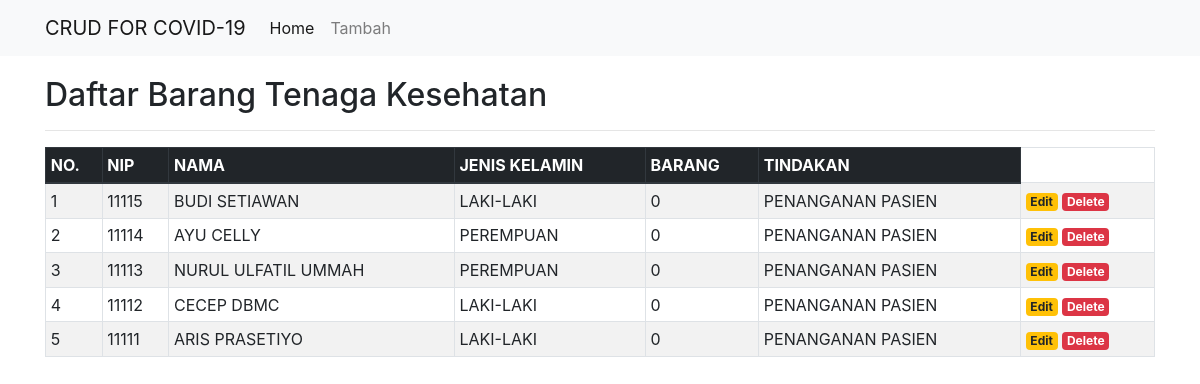
The page / on the database its author committed.
### tables this page shows
CREATE TABLE `kesehatan` (
  `id` int(11) NOT NULL,
  `nip` int(11) NOT NULL,
  `nama` varchar(50) NOT NULL,
  `jenis_kelamin` varchar(20) NOT NULL,
  `barang` int(11) NOT NULL,
  `tindakan` varchar(30) NOT NULL
);

### index.php (the view, shortened to what this page needs)
<!DOCTYPE html>
<html>
<head>
	<link rel="stylesheet" href="https://stackpath.bootstrapcdn.com/bootstrap/4.1.3/css/bootstrap.min.css">
<body>
	<nav class="navbar navbar-expand-lg navbar-light bg-light">
		<div class="container">
			<a class="navbar-brand" href="#">CRUD FOR COVID-19</a>
			<div class="collapse navbar-collapse" id="navbarSupportedContent">
				<ul class="navbar-nav mr-auto">
					<li class="nav-item active">
						<a class="nav-link" href="index3.php">Home</a>
					</li>
					<li class="nav-item">
						<a class="nav-link" href="tambah3.php">Tambah</a>
				</ul>
			</div>
		</div>
	</nav>
	<div class="container" style="margin-top:20px">
		<h2>Daftar Barang Tenaga Kesehatan</h2>
		<hr>
		<table class="table table-striped table-hover table-sm table-bordered">
			<thead class="thead-dark">
				<tr>
					<th>NO.</th>
					<th>NIP</th>
					<th>NAMA</th>
					<th>JENIS KELAMIN</th>
					<th>BARANG</th>
					<th>TINDAKAN</th>
				</tr>
			</thead>
			<tbody>
				<?php
				$sql = mysqli_query($koneksi, "SELECT * FROM kesehatan ORDER BY id DESC") or die(mysqli_error($koneksi));
				if(mysqli_num_rows($sql) > 0){
					$no = 1;
					while($data = mysqli_fetch_assoc($sql)){
						echo '
						<tr>
							<td>'.$no.'</td>
							<td>'.$data['nip'].'</td>
							<td>'.$data['nama'].'</td>
							<td>'.$data['jenis_kelamin'].'</td>
							<td>'.$data['barang'].'</td>
							<td>'.$data['tindakan'].'</td>
							<td>
								<a href="edit3.php?id='.$data['id'].'" class="badge badge-warning">Edit</a>
								<a href="delete.php?id='.$data['id'].'" class="badge badge-danger" onclick="return confirm(\'Yakin ingin menghapus data ini?\')">Delete</a>
							</td>
						</tr>
						';
						$no++;
					}
				}else{
					echo '
					<tr>
						<td colspan="6">Tidak ada data.</td>
					</tr>
					';
				}
				?>
		</table>
	</div>
</body>
</html>

### rows shown on the page
kesehatan: nip "11115", nama "BUDI SETIAWAN", jenis_kelamin "LAKI-LAKI", barang "0", tindakan "PENANGANAN PASIEN"
kesehatan: nip "11114", nama "AYU CELLY", jenis_kelamin "PEREMPUAN", barang "0", tindakan "PENANGANAN PASIEN"
kesehatan: nip "11113", nama "NURUL ULFATIL UMMAH", jenis_kelamin "PEREMPUAN", barang "0", tindakan "PENANGANAN PASIEN"
kesehatan: nip "11112", nama "CECEP DBMC", jenis_kelamin "LAKI-LAKI", barang "0", tindakan "PENANGANAN PASIEN"
kesehatan: nip "11111", nama "ARIS PRASETIYO", jenis_kelamin "LAKI-LAKI", barang "0", tindakan "PENANGANAN PASIEN"
